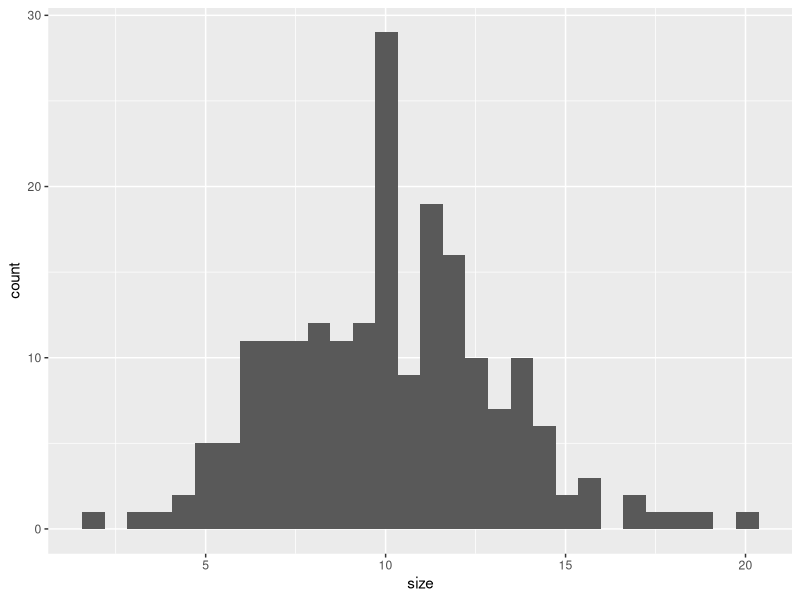

This chart was generated by the following R code: (Note: this script raises an error after producing the figure.)
## ---- chunk 1
library(ggplot2)
library(dplyr)
## ---- chunk 2
Population <- read.csv(file = "Population.csv", header = T)
## ---- chunk 3
ggplot(Population, aes(size)) + geom_histogram()
## ---- chunk 4
mean(Population$Size)
## ---- chunk 5
pop.var <- mean((Population$size-mean(Population$size))^2)
pop.var
## ---- chunk 6
sqrt(pop.var)
## ---- chunk 7
Sample5 <- sample_n(Population, 5)
Sample10 <- sample_n(Population, 10)
Sample20 <- sample_n(Population, 20)
Sample50 <- sample_n(Population, 50)
## ---- chunk 8
mean(Sample5$size)
sd(Sample5$size)
var(Sample5$size)

mean(Sample10$size)
sd(Sample10$size)
var(Sample10$size)

mean(Sample20$size)
sd(Sample20$size)
var(Sample20$size)

mean(Sample50$size)
sd(Sample50$size)
var(Sample50$size)
## ---- chunk 9
chisq.test(x = c(153,20,138), p = c(100/311,89/311,122/311))
## ---- chunk 10
Q18 <- c(874, 745, 1002, 554, 837, 901, 845, 912, 698, 712)
t.test(Q18, alternative = "two.sided", mu = 670)
## ---- chunk 11
Q15 <-c (225, 341, 240, 234, 270, 334, 330, 248, 169, 336)
t.test(Q15, alternative = "greater", mu = 300)
## ---- chunk 12
Crab <- read.csv("Fiddler_crab.csv", header = T)
t.test(Duration ~ Side, data = Crab, paired = TRUE, alternative = "less")
t.test(Duration ~ Side, data = Crab, paired = TRUE, alternative = "greater")
t.test(Duration ~ Side, data = Crab, paired = TRUE, alternative = "two.sided")
## ---- chunk 13
chisq.test(x = c(8,14,2,7,24,1), p = c(0.05, 0.25, 0.24, 0.31, 0.1, 0.05))
## ---- chunk 14
contam <- c(225, 341, 240, 234, 270, 334, 330, 248, 169, 336)
mean(contam) - qt(0.975, df = 9) * sd(contam)/sqrt(10)
## ---- chunk 15
cows <- data.frame(Cow = c(c(1:6), c(1:6)), source = c(rep("normal", 6), rep("elevated", 6)),
copper = c(0.59, 0.63, 0.25, 0.84, 0.48, 0.63, 0.64, 0.54, 0.35, 0.42, 0.71, 0.63))
t.test(copper~ source, data = cows, paired = TRUE, alternative="two.sided")
## ---- chunk 16
students <- data.frame(Name = c("Jack", "Emma","Aiden","Sharon","Gabriela"), Hours = c(6,8.6, 8,7,4.2),Grade = c(53,84,92,71,42))
## ---- chunk 17
mod18 <- lm(Grade ~ Hours,data = students)
summary(mod18)
## ---- chunk 18
Mink <- read.csv("Mink.csv", header = T)
Mink.nested <- aov(Voles~ Treatment + Area + Area%in%Treatment, data = Mink)
plot(Mink.nested)
summary(Mink.nested)
## ---- chunk 19
T <-(1416.1-178.9)/20
A <- (178.9-36.9)/10
E <- 36.9

tp <- T/(T+A+E)*100
Ap <- A/(T+A+E)*100
Ep <- E/(T+A+E)*100
